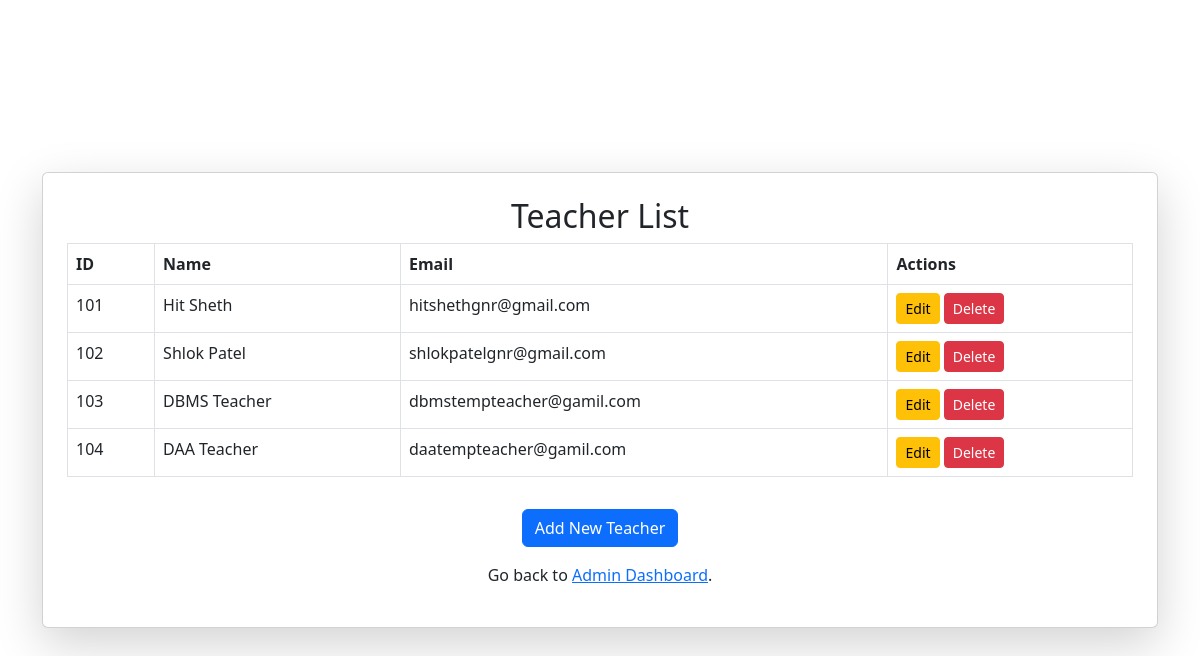
The app's page /manage_teachers (signed in) with its own data.
### tables this page shows
CREATE TABLE Teacher (
                    id INTEGER PRIMARY KEY AUTOINCREMENT,
                    name TEXT NOT NULL,
                    email TEXT UNIQUE NOT NULL,
                    password TEXT NOT NULL,
                    user_id INTEGER,
                    subject TEXT,
                    FOREIGN KEY (user_id) REFERENCES users(id)
                   );

CREATE TABLE users (
            id INTEGER PRIMARY KEY AUTOINCREMENT,
            email TEXT UNIQUE NOT NULL,
            password TEXT NOT NULL,
            role TEXT CHECK(role IN ('admin', 'teacher', 'student')) NOT NULL DEFAULT 'student'
        );

### app.py (the view)
@app.route('/manage_teachers')
@admin_required
def manage_teachers():
    conn = sqlite3.connect(DB_PATH)
    cursor = conn.cursor()
    cursor.execute('''
        SELECT users.id, Teacher.name, users.email FROM users
        JOIN Teacher ON users.id = Teacher.user_id
        WHERE users.role = 'teacher'
    ''')
    teachers = cursor.fetchall()
    conn.close()
    return render_template('manage_teachers.html', teachers=teachers)

### app.py (called while the page is built)
@login_manager.user_loader
def load_user(user_id):
    conn = sqlite3.connect(DB_PATH)
    cursor = conn.cursor()
    cursor.execute("SELECT id, email, role FROM users WHERE id = ?", (user_id,))
    user = cursor.fetchone()
    conn.close()
    if user:
        return User(id=user[0], email=user[1], role=user[2])
    return None

def admin_required(f):
    @wraps(f)
    def decorated_function(*args, **kwargs):
        if 'user_id' not in session or session.get('role') != 'admin':
            return "Access Denied: Admins Only", 403
        return f(*args, **kwargs)
    return decorated_function

### templates/manage_teachers.html (shortened to what this page needs)
<!DOCTYPE html>
<html lang="en">
<head>
    <link rel="stylesheet" href="https://cdn.jsdelivr.net/npm/bootstrap@5.3.0/dist/css/bootstrap.min.css">
</head>
<body class="d-flex justify-content-center align-items-center vh-100">
    <div class="container">
        <div class="card p-4 shadow-lg">
            <h2 class="text-center">Teacher List</h2>
            <table class="table table-bordered">
                <thead>
                    <tr>
                        <th>ID</th>
                        <th>Name</th>
                        <th>Email</th>
                        <th>Actions</th>
                    </tr>
                </thead>
                <tbody>
                    {% for teacher in teachers %}
                    <tr>
                        <td>{{ teacher[0] }}</td>
                        <td>{{ teacher[1] }}</td>
                        <td>{{ teacher[2] }}</td>
                        <td>
                            <a href="{{ url_for('edit_teacher', teacher_id=teacher[0]) }}" class="btn btn-warning btn-sm">Edit</a>
                            <a href="{{ url_for('delete_teacher', teacher_id=teacher[0]) }}" class="btn btn-danger btn-sm" onclick="return confirm('Are you sure?')">Delete</a>
                        </td>
                    </tr>
                    {% endfor %}
                </tbody>
            </table>
            <div class="text-center mt-3">
                <a href="{{ url_for('add_teacher') }}" class="btn btn-primary">Add New Teacher</a>
            </div>
            <p class="text-center mt-3">Go back to <a href="{{ url_for('admin_dashboard') }}">Admin Dashboard</a>.</p>
        </div>
    </div>
</body>
</html>

### records on screen
Teacher: teacher "101", name "Hit Sheth", email "hitshethgnr@gmail.com"
Teacher: teacher "102", name "Shlok Patel", email "shlokpatelgnr@gmail.com"
Teacher: teacher "103", name "DBMS Teacher", email "dbmstempteacher@gamil.com"
Teacher: teacher "104", name "DAA Teacher", email "daatempteacher@gamil.com"
